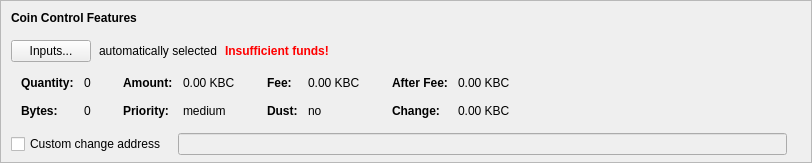
    <widget class="QFrame" name="frameCoinControl">
     <property name="sizePolicy">
      <sizepolicy hsizetype="Expanding" vsizetype="Expanding">
       <horstretch>0</horstretch>
       <verstretch>0</verstretch>
      </sizepolicy>
     </property>
     <property name="maximumSize">
      <size>
       <width>16777215</width>
       <height>16777215</height>
      </size>
     </property>
     <property name="frameShape">
      <enum>QFrame::StyledPanel</enum>
     </property>
     <property name="frameShadow">
      <enum>QFrame::Sunken</enum>
     </property>
     <layout class="QVBoxLayout" name="verticalLayoutCoinControl2">
      <property name="spacing">
       <number>0</number>
      </property>
      <property name="leftMargin">
       <number>0</number>
      </property>
      <property name="topMargin">
       <number>0</number>
      </property>
      <property name="rightMargin">
       <number>0</number>
      </property>
      <property name="bottomMargin">
       <number>6</number>
      </property>
      <item>
       <layout class="QVBoxLayout" name="verticalLayoutCoinControl" stretch="0,0,0,0,1">
        <property name="spacing">
         <number>0</number>
        </property>
        <property name="leftMargin">
         <number>10</number>
        </property>
        <property name="topMargin">
         <number>10</number>
        </property>
        <item>
         <layout class="QHBoxLayout" name="horizontalLayoutCoinControl1">
          <property name="bottomMargin">
           <number>15</number>
          </property>
          <item>
           <widget class="QLabel" name="labelCoinControlFeatures">
            <property name="sizePolicy">
             <sizepolicy hsizetype="Preferred" vsizetype="Maximum">
              <horstretch>0</horstretch>
              <verstretch>0</verstretch>
             </sizepolicy>
            </property>
            <property name="font">
             <font>
              <weight>75</weight>
              <bold>true</bold>
             </font>
            </property>
            <property name="styleSheet">
             <string notr="true">font-weight:bold;</string>
            </property>
            <property name="text">
             <string>Coin Control Features</string>
            </property>
           </widget>
          </item>
         </layout>
        </item>
        <item>
         <layout class="QHBoxLayout" name="horizontalLayoutCoinControl2" stretch="0,0,0,0">
          <property name="spacing">
           <number>8</number>
          </property>
          <property name="bottomMargin">
           <number>10</number>
          </property>
          <item>
           <widget class="QPushButton" name="pushButtonCoinControl">
            <property name="styleSheet">
             <string notr="true"/>
            </property>
            <property name="text">
             <string>Inputs...</string>
            </property>
            <property name="autoDefault">
             <bool>false</bool>
            </property>
           </widget>
          </item>
          <item>
           <widget class="QLabel" name="labelCoinControlAutomaticallySelected">
            <property name="text">
             <string>automatically selected</string>
            </property>
            <property name="margin">
             <number>5</number>
            </property>
           </widget>
          </item>
          <item>
           <widget class="QLabel" name="labelCoinControlInsuffFunds">
            <property name="font">
             <font>
              <weight>75</weight>
              <bold>true</bold>
             </font>
            </property>
            <property name="styleSheet">
             <string notr="true">color:red;font-weight:bold;</string>
            </property>
            <property name="text">
             <string>Insufficient funds!</string>
            </property>
            <property name="margin">
             <number>5</number>
            </property>
           </widget>
          </item>
          <item>
           <spacer name="horizontalSpacerCoinControl">
            <property name="orientation">
             <enum>Qt::Horizontal</enum>
            </property>
            <property name="sizeHint" stdset="0">
             <size>
              <width>40</width>
              <height>1</height>
             </size>
            </property>
           </spacer>
          </item>
         </layout>
        </item>
        <item>
         <widget class="QWidget" name="widgetCoinControl" native="true">
          <property name="sizePolicy">
           <sizepolicy hsizetype="Preferred" vsizetype="Preferred">
            <horstretch>0</horstretch>
            <verstretch>0</verstretch>
           </sizepolicy>
          </property>
          <property name="minimumSize">
           <size>
            <width>0</width>
            <height>0</height>
           </size>
          </property>
          <property name="styleSheet">
           <string notr="true"/>
          </property>
          <layout class="QHBoxLayout" name="horizontalLayoutCoinControl5">
           <property name="leftMargin">
            <number>0</number>
           </property>
           <property name="topMargin">
            <number>0</number>
           </property>
           <property name="rightMargin">
            <number>0</number>
           </property>
           <property name="bottomMargin">
            <number>0</number>
           </property>
           <item>
            <layout class="QHBoxLayout" name="horizontalLayoutCoinControl3" stretch="0,0,0,1">
             <property name="spacing">
              <number>20</number>
             </property>
             <property name="topMargin">
              <number>0</number>
             </property>
             <property name="bottomMargin">
              <number>10</number>
             </property>
             <item>
              <layout class="QFormLayout" name="formLayoutCoinControl1">
               <property name="horizontalSpacing">
                <number>10</number>
               </property>
               <property name="verticalSpacing">
                <number>14</number>
               </property>
               <property name="leftMargin">
                <number>10</number>
               </property>
               <property name="topMargin">
                <number>4</number>
               </property>
               <property name="rightMargin">
                <number>6</number>
               </property>
               <item row="0" column="0">
                <widget class="QLabel" name="labelCoinControlQuantityText">
                 <property name="font">
                  <font>
                   <weight>75</weight>
                   <bold>true</bold>
                  </font>
                 </property>
                 <property name="text">
                  <string>Quantity:</string>
                 </property>
                 <property name="margin">
                  <number>0</number>
                 </property>
                </widget>
               </item>
               <item row="0" column="1">
                <widget class="QLabel" name="labelCoinControlQuantity">
                 <property name="cursor">
                  <cursorShape>IBeamCursor</cursorShape>
                 </property>
                 <property name="contextMenuPolicy">
                  <enum>Qt::ActionsContextMenu</enum>
                 </property>
                 <property name="text">
                  <string notr="true">0</string>
                 </property>
                 <property name="margin">
                  <number>0</number>
                 </property>
                 <property name="textInteractionFlags">
                  <set>Qt::LinksAccessibleByMouse|Qt::TextSelectableByKeyboard|Qt::TextSelectableByMouse</set>
                 </property>
                </widget>
               </item>
               <item row="1" column="0">
                <widget class="QLabel" name="labelCoinControlBytesText">
                 <property name="font">
                  <font>
                   <weight>75</weight>
                   <bold>true</bold>
                  </font>
                 </property>
                 <property name="text">
                  <string>Bytes:</string>
                 </property>
                </widget>
               </item>
               <item row="1" column="1">
                <widget class="QLabel" name="labelCoinControlBytes">
                 <property name="cursor">
                  <cursorShape>IBeamCursor</cursorShape>
                 </property>
                 <property name="contextMenuPolicy">
                  <enum>Qt::ActionsContextMenu</enum>
                 </property>
                 <property name="text">
                  <string notr="true">0</string>
                 </property>
                 <property name="textInteractionFlags">
                  <set>Qt::LinksAccessibleByMouse|Qt::TextSelectableByKeyboard|Qt::TextSelectableByMouse</set>
                 </property>
                </widget>
               </item>
              </layout>
             </item>
             <item>
              <layout class="QFormLayout" name="formLayoutCoinControl2">
               <property name="horizontalSpacing">
                <number>10</number>
               </property>
               <property name="verticalSpacing">
                <number>14</number>
               </property>
               <property name="leftMargin">
                <number>6</number>
               </property>
               <property name="topMargin">
                <number>4</number>
               </property>
               <property name="rightMargin">
                <number>6</number>
               </property>
               <item row="0" column="0">
                <widget class="QLabel" name="labelCoinControlAmountText">
                 <property name="font">
                  <font>
                   <weight>75</weight>
                   <bold>true</bold>
                  </font>
                 </property>
                 <property name="text">
                  <string>Amount:</string>
                 </property>
                 <property name="margin">
                  <number>0</number>
                 </property>
                </widget>
               </item>
               <item row="0" column="1">
                <widget class="QLabel" name="labelCoinControlAmount">
                 <property name="cursor">
                  <cursorShape>IBeamCursor</cursorShape>
                 </property>
                 <property name="contextMenuPolicy">
                  <enum>Qt::ActionsContextMenu</enum>
                 </property>
                 <property name="text">
                  <string notr="true">0.00 KBC</string>
                 </property>
                 <property name="textInteractionFlags">
                  <set>Qt::LinksAccessibleByMouse|Qt::TextSelectableByKeyboard|Qt::TextSelectableByMouse</set>
                 </property>
                </widget>
               </item>
               <item row="1" column="0">
                <widget class="QLabel" name="labelCoinControlPriorityText">
                 <property name="font">
                  <font>
                   <weight>75</weight>
                   <bold>true</bold>
                  </font>
                 </property>
                 <property name="text">
                  <string>Priority:</string>
                 </property>
                </widget>
               </item>
               <item row="1" column="1">
                <widget class="QLabel" name="labelCoinControlPriority">
                 <property name="cursor">
                  <cursorShape>IBeamCursor</cursorShape>
                 </property>
                 <property name="contextMenuPolicy">
                  <enum>Qt::ActionsContextMenu</enum>
                 </property>
                 <property name="text">
                  <string notr="true">medium</string>
                 </property>
                 <property name="textInteractionFlags">
                  <set>Qt::LinksAccessibleByMouse|Qt::TextSelectableByKeyboard|Qt::TextSelectableByMouse</set>
                 </property>
                </widget>
               </item>
              </layout>
             </item>
             <item>
              <layout class="QFormLayout" name="formLayoutCoinControl3">
               <property name="horizontalSpacing">
                <number>10</number>
               </property>
               <property name="verticalSpacing">
                <number>14</number>
               </property>
               <property name="leftMargin">
                <number>6</number>
               </property>
               <property name="topMargin">
                <number>4</number>
               </property>
               <property name="rightMargin">
                <number>6</number>
               </property>
               <item row="0" column="0">
                <widget class="QLabel" name="labelCoinControlFeeText">
                 <property name="font">
                  <font>
                   <weight>75</weight>
                   <bold>true</bold>
                  </font>
                 </property>
                 <property name="text">
                  <string>Fee:</string>
                 </property>
                 <property name="margin">
                  <number>0</number>
                 </property>
                </widget>
               </item>
               <item row="0" column="1">
                <widget class="QLabel" name="labelCoinControlFee">
                 <property name="cursor">
                  <cursorShape>IBeamCursor</cursorShape>
                 </property>
                 <property name="contextMenuPolicy">
                  <enum>Qt::ActionsContextMenu</enum>
                 </property>
                 <property name="text">
                  <string notr="true">0.00 KBC</string>
                 </property>
                 <property name="textInteractionFlags">
                  <set>Qt::LinksAccessibleByMouse|Qt::TextSelectableByKeyboard|Qt::TextSelectableByMouse</set>
                 </property>
                </widget>
               </item>
               <item row="1" column="0">
                <widget class="QLabel" name="labelCoinControlLowOutputText">
                 <property name="font">
                  <font>
                   <weight>75</weight>
                   <bold>true</bold>
                  </font>
                 </property>
                 <property name="text">
                  <string>Dust:</string>
                 </property>
                </widget>
               </item>
               <item row="1" column="1">
                <widget class="QLabel" name="labelCoinControlLowOutput">
                 <property name="cursor">
                  <cursorShape>IBeamCursor</cursorShape>
                 </property>
                 <property name="contextMenuPolicy">
                  <enum>Qt::ActionsContextMenu</enum>
                 </property>
                 <property name="text">
                  <string notr="true">no</string>
                 </property>
                 <property name="textInteractionFlags">
                  <set>Qt::LinksAccessibleByMouse|Qt::TextSelectableByKeyboard|Qt::TextSelectableByMouse</set>
                 </property>
                </widget>
               </item>
              </layout>
             </item>
             <item>
              <layout class="QFormLayout" name="formLayoutCoinControl4">
               <property name="horizontalSpacing">
                <number>10</number>
               </property>
               <property name="verticalSpacing">
                <number>14</number>
               </property>
               <property name="leftMargin">
                <number>6</number>
               </property>
               <property name="topMargin">
                <number>4</number>
               </property>
               <property name="rightMargin">
                <number>6</number>
               </property>
               <item row="0" column="0">
                <widget class="QLabel" name="labelCoinControlAfterFeeText">
                 <property name="font">
                  <font>
                   <weight>75</weight>
                   <bold>true</bold>
                  </font>
                 </property>
                 <property name="text">
                  <string>After Fee:</string>
                 </property>
                 <property name="margin">
                  <number>0</number>
                 </property>
                </widget>
               </item>
               <item row="0" column="1">
                <widget class="QLabel" name="labelCoinControlAfterFee">
                 <property name="cursor">
                  <cursorShape>IBeamCursor</cursorShape>
                 </property>
                 <property name="contextMenuPolicy">
                  <enum>Qt::ActionsContextMenu</enum>
                 </property>
                 <property name="text">
                  <string notr="true">0.00 KBC</string>
                 </property>
                 <property name="textInteractionFlags">
                  <set>Qt::LinksAccessibleByMouse|Qt::TextSelectableByKeyboard|Qt::TextSelectableByMouse</set>
                 </property>
                </widget>
               </item>
               <item row="1" column="0">
                <widget class="QLabel" name="labelCoinControlChangeText">
                 <property name="font">
                  <font>
                   <weight>75</weight>
                   <bold>true</bold>
                  </font>
                 </property>
                 <property name="text">
                  <string>Change:</string>
                 </property>
                </widget>
               </item>
               <item row="1" column="1">
                <widget class="QLabel" name="labelCoinControlChange">
                 <property name="cursor">
                  <cursorShape>IBeamCursor</cursorShape>
                 </property>
                 <property name="contextMenuPolicy">
                  <enum>Qt::ActionsContextMenu</enum>
                 </property>
                 <property name="text">
                  <string notr="true">0.00 KBC</string>
                 </property>
                 <property name="textInteractionFlags">
                  <set>Qt::LinksAccessibleByMouse|Qt::TextSelectableByKeyboard|Qt::TextSelectableByMouse</set>
                 </property>
                </widget>
               </item>
              </layout>
             </item>
            </layout>
           </item>
          </layout>
         </widget>
        </item>
        <item>
         <layout class="QHBoxLayout" name="horizontalLayoutCoinControl4" stretch="0,0,0">
          <property name="spacing">
           <number>12</number>
          </property>
          <property name="sizeConstraint">
           <enum>QLayout::SetDefaultConstraint</enum>
          </property>
          <property name="topMargin">
           <number>5</number>
          </property>
          <property name="rightMargin">
           <number>5</number>
          </property>
          <item>
           <widget class="QCheckBox" name="checkBoxCoinControlChange">
            <property name="toolTip">
             <string>If this is activated, but the change address is empty or invalid, change will be sent to a newly generated address.</string>
            </property>
            <property name="text">
             <string>Custom change address</string>
            </property>
           </widget>
          </item>
          <item>
           <widget class="QValidatedLineEdit" name="lineEditCoinControlChange">
            <property name="enabled">
             <bool>false</bool>
            </property>
            <property name="sizePolicy">
             <sizepolicy hsizetype="Expanding" vsizetype="Fixed">
              <horstretch>0</horstretch>
              <verstretch>0</verstretch>
             </sizepolicy>
            </property>
           </widget>
          </item>
          <item>
           <widget class="QLabel" name="labelCoinControlChangeLabel">
            <property name="sizePolicy">
             <sizepolicy hsizetype="Preferred" vsizetype="Expanding">
              <horstretch>0</horstretch>
              <verstretch>0</verstretch>
             </sizepolicy>
            </property>
            <property name="minimumSize">
             <size>
              <width>0</width>
              <height>0</height>
             </size>
            </property>
            <property name="text">
             <string/>
            </property>
            <property name="margin">
             <number>3</number>
            </property>
           </widget>
          </item>
         </layout>
        </item>
        <item>
         <spacer name="verticalSpacerCoinControl">
          <property name="orientation">
           <enum>Qt::Vertical</enum>
          </property>
          <property name="sizeHint" stdset="0">
           <size>
            <width>800</width>
            <height>1</height>
           </size>
          </property>
         </spacer>
        </item>
       </layout>
      </item>
     </layout>
    </widget>
